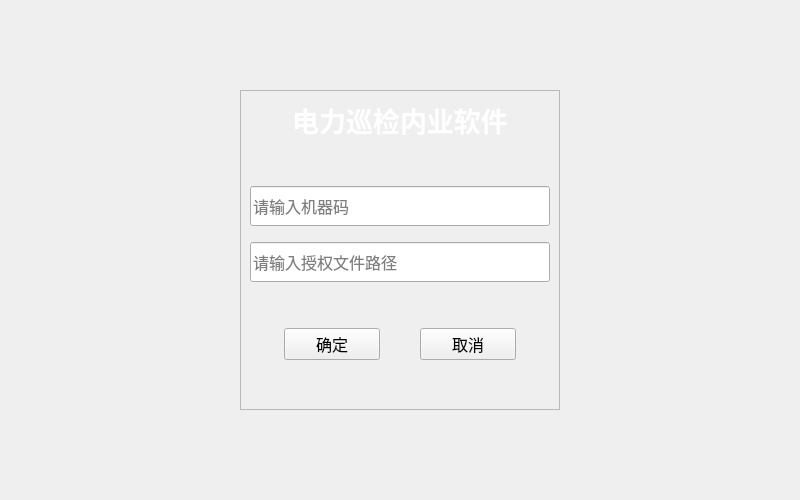
<?xml version="1.0" encoding="UTF-8"?>
<ui version="4.0">
 <class>frm_auth_page</class>
 <widget class="QWidget" name="frm_auth_page">
  <property name="geometry">
   <rect>
    <x>0</x>
    <y>0</y>
    <width>800</width>
    <height>500</height>
   </rect>
  </property>
  <property name="sizePolicy">
   <sizepolicy hsizetype="Fixed" vsizetype="Fixed">
    <horstretch>0</horstretch>
    <verstretch>0</verstretch>
   </sizepolicy>
  </property>
  <property name="minimumSize">
   <size>
    <width>800</width>
    <height>500</height>
   </size>
  </property>
  <property name="maximumSize">
   <size>
    <width>800</width>
    <height>500</height>
   </size>
  </property>
  <property name="windowTitle">
   <string>Form</string>
  </property>
  <property name="styleSheet">
   <string notr="true"/>
  </property>
  <layout class="QGridLayout" name="gridLayout">
   <item row="0" column="0">
    <widget class="QWidget" name="wgt_main" native="true">
     <property name="minimumSize">
      <size>
       <width>400</width>
       <height>400</height>
      </size>
     </property>
     <property name="maximumSize">
      <size>
       <width>400</width>
       <height>400</height>
      </size>
     </property>
     <layout class="QGridLayout" name="gridLayout_2">
      <item row="0" column="0">
       <widget class="QFrame" name="frame">
        <property name="minimumSize">
         <size>
          <width>320</width>
          <height>320</height>
         </size>
        </property>
        <property name="maximumSize">
         <size>
          <width>320</width>
          <height>320</height>
         </size>
        </property>
        <property name="frameShape">
         <enum>QFrame::StyledPanel</enum>
        </property>
        <property name="frameShadow">
         <enum>QFrame::Raised</enum>
        </property>
        <layout class="QVBoxLayout" name="verticalLayout">
         <item>
          <widget class="QLabel" name="label">
           <property name="sizePolicy">
            <sizepolicy hsizetype="Preferred" vsizetype="Fixed">
             <horstretch>0</horstretch>
             <verstretch>0</verstretch>
            </sizepolicy>
           </property>
           <property name="text">
            <string>&lt;html&gt;&lt;head/&gt;&lt;body&gt;&lt;p align=&quot;center&quot;&gt;&lt;span style=&quot; font-size:20pt; font-weight:700; color:#ffffff;&quot;&gt;电力巡检内业软件&lt;/span&gt;&lt;/p&gt;&lt;/body&gt;&lt;/html&gt;</string>
           </property>
          </widget>
         </item>
         <item>
          <spacer name="verticalSpacer_3">
           <property name="orientation">
            <enum>Qt::Vertical</enum>
           </property>
           <property name="sizeHint" stdset="0">
            <size>
             <width>20</width>
             <height>40</height>
            </size>
           </property>
          </spacer>
         </item>
         <item>
          <widget class="QLineEdit" name="le_local_code">
           <property name="minimumSize">
            <size>
             <width>0</width>
             <height>40</height>
            </size>
           </property>
           <property name="maximumSize">
            <size>
             <width>16777215</width>
             <height>40</height>
            </size>
           </property>
           <property name="font">
            <font>
             <pointsize>12</pointsize>
            </font>
           </property>
           <property name="placeholderText">
            <string>请输入机器码</string>
           </property>
          </widget>
         </item>
         <item>
          <spacer name="verticalSpacer_2">
           <property name="orientation">
            <enum>Qt::Vertical</enum>
           </property>
           <property name="sizeType">
            <enum>QSizePolicy::Fixed</enum>
           </property>
           <property name="sizeHint" stdset="0">
            <size>
             <width>20</width>
             <height>10</height>
            </size>
           </property>
          </spacer>
         </item>
         <item>
          <widget class="QLineEdit" name="le_auth_file">
           <property name="minimumSize">
            <size>
             <width>0</width>
             <height>40</height>
            </size>
           </property>
           <property name="maximumSize">
            <size>
             <width>16777215</width>
             <height>40</height>
            </size>
           </property>
           <property name="font">
            <font>
             <pointsize>12</pointsize>
            </font>
           </property>
           <property name="placeholderText">
            <string>请输入授权文件路径</string>
           </property>
          </widget>
         </item>
         <item>
          <spacer name="verticalSpacer">
           <property name="orientation">
            <enum>Qt::Vertical</enum>
           </property>
           <property name="sizeHint" stdset="0">
            <size>
             <width>20</width>
             <height>10</height>
            </size>
           </property>
          </spacer>
         </item>
         <item>
          <layout class="QHBoxLayout" name="horizontalLayout">
           <item>
            <spacer name="horizontalSpacer_2">
             <property name="orientation">
              <enum>Qt::Horizontal</enum>
             </property>
             <property name="sizeHint" stdset="0">
              <size>
               <width>40</width>
               <height>20</height>
              </size>
             </property>
            </spacer>
           </item>
           <item>
            <widget class="QPushButton" name="pb_confirm">
             <property name="sizePolicy">
              <sizepolicy hsizetype="Fixed" vsizetype="Fixed">
               <horstretch>0</horstretch>
               <verstretch>0</verstretch>
              </sizepolicy>
             </property>
             <property name="minimumSize">
              <size>
               <width>96</width>
               <height>32</height>
              </size>
             </property>
             <property name="maximumSize">
              <size>
               <width>96</width>
               <height>32</height>
              </size>
             </property>
             <property name="font">
              <font>
               <pointsize>12</pointsize>
               <bold>false</bold>
              </font>
             </property>
             <property name="text">
              <string>确定</string>
             </property>
            </widget>
           </item>
           <item>
            <spacer name="horizontalSpacer">
             <property name="orientation">
              <enum>Qt::Horizontal</enum>
             </property>
             <property name="sizeHint" stdset="0">
              <size>
               <width>40</width>
               <height>20</height>
              </size>
             </property>
            </spacer>
           </item>
           <item>
            <widget class="QPushButton" name="pb_cancel">
             <property name="sizePolicy">
              <sizepolicy hsizetype="Fixed" vsizetype="Fixed">
               <horstretch>0</horstretch>
               <verstretch>0</verstretch>
              </sizepolicy>
             </property>
             <property name="minimumSize">
              <size>
               <width>96</width>
               <height>32</height>
              </size>
             </property>
             <property name="maximumSize">
              <size>
               <width>96</width>
               <height>32</height>
              </size>
             </property>
             <property name="font">
              <font>
               <pointsize>12</pointsize>
               <bold>false</bold>
              </font>
             </property>
             <property name="text">
              <string>取消</string>
             </property>
            </widget>
           </item>
           <item>
            <spacer name="horizontalSpacer_3">
             <property name="orientation">
              <enum>Qt::Horizontal</enum>
             </property>
             <property name="sizeHint" stdset="0">
              <size>
               <width>40</width>
               <height>20</height>
              </size>
             </property>
            </spacer>
           </item>
          </layout>
         </item>
         <item>
          <spacer name="verticalSpacer_5">
           <property name="orientation">
            <enum>Qt::Vertical</enum>
           </property>
           <property name="sizeHint" stdset="0">
            <size>
             <width>20</width>
             <height>40</height>
            </size>
           </property>
          </spacer>
         </item>
        </layout>
       </widget>
      </item>
     </layout>
    </widget>
   </item>
  </layout>
 </widget>
 <resources/>
 <connections/>
</ui>
